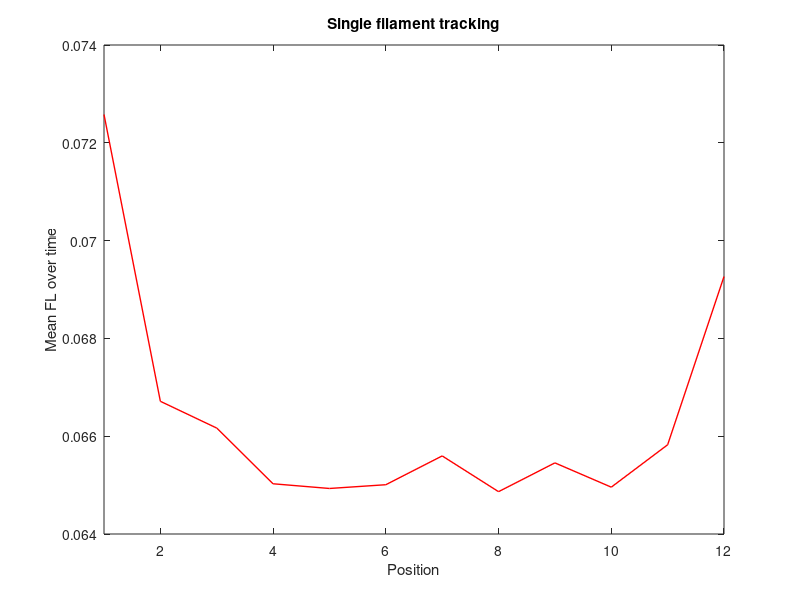

MATLAB code to generate this figure:
load("single_filament_data")
gmean = mean(single);
x = linspace(1,12,12);
plot(x,gmean,'linestyle','-', 'Color','r', 'LineWidth', 1);
xlabel('Position')
ylabel('Mean FL over time')
title('Single filament tracking')
xlim([1,12])